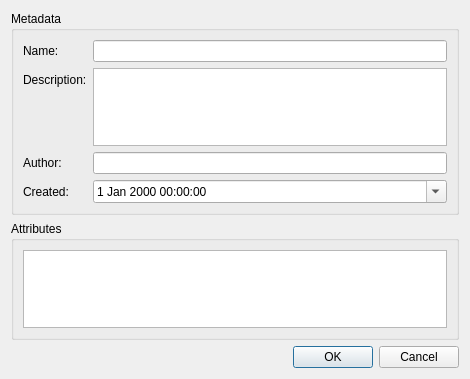
<?xml version="1.0" encoding="UTF-8"?>
<ui version="4.0">
 <class>ProjectPropertiesEditorDialog</class>
 <widget class="QDialog" name="ProjectPropertiesEditorDialog">
  <property name="geometry">
   <rect>
    <x>0</x>
    <y>0</y>
    <width>470</width>
    <height>379</height>
   </rect>
  </property>
  <property name="windowTitle">
   <string>Project Properties</string>
  </property>
  <layout class="QVBoxLayout" name="verticalLayout">
   <item>
    <widget class="QGroupBox" name="groupBox">
     <property name="title">
      <string>Metadata</string>
     </property>
     <layout class="QFormLayout" name="formLayout">
      <property name="fieldGrowthPolicy">
       <enum>QFormLayout::AllNonFixedFieldsGrow</enum>
      </property>
      <item row="0" column="0">
       <widget class="QLabel" name="label">
        <property name="text">
         <string>Name:</string>
        </property>
       </widget>
      </item>
      <item row="0" column="1">
       <widget class="QLineEdit" name="edtName"/>
      </item>
      <item row="1" column="0">
       <widget class="QLabel" name="label_2">
        <property name="text">
         <string>Description:</string>
        </property>
       </widget>
      </item>
      <item row="1" column="1">
       <widget class="QTextEdit" name="edtDescription"/>
      </item>
      <item row="2" column="0">
       <widget class="QLabel" name="label_3">
        <property name="text">
         <string>Author:</string>
        </property>
       </widget>
      </item>
      <item row="2" column="1">
       <widget class="QLineEdit" name="edtAuthor"/>
      </item>
      <item row="3" column="0">
       <widget class="QLabel" name="label_4">
        <property name="text">
         <string>Created:</string>
        </property>
       </widget>
      </item>
      <item row="3" column="1">
       <widget class="QDateTimeEdit" name="edtCreated">
        <property name="calendarPopup">
         <bool>true</bool>
        </property>
       </widget>
      </item>
     </layout>
    </widget>
   </item>
   <item>
    <widget class="QGroupBox" name="groupBox_2">
     <property name="title">
      <string>Attributes</string>
     </property>
     <layout class="QVBoxLayout" name="verticalLayout_2">
      <item>
       <widget class="QTableWidget" name="tblAttributes"/>
      </item>
     </layout>
    </widget>
   </item>
   <item>
    <widget class="QDialogButtonBox" name="buttonBox">
     <property name="orientation">
      <enum>Qt::Horizontal</enum>
     </property>
     <property name="standardButtons">
      <set>QDialogButtonBox::Cancel|QDialogButtonBox::Ok</set>
     </property>
    </widget>
   </item>
  </layout>
 </widget>
 <resources/>
 <connections>
  <connection>
   <sender>buttonBox</sender>
   <signal>accepted()</signal>
   <receiver>ProjectPropertiesEditorDialog</receiver>
   <slot>accept()</slot>
   <hints>
    <hint type="sourcelabel">
     <x>248</x>
     <y>254</y>
    </hint>
    <hint type="destinationlabel">
     <x>157</x>
     <y>274</y>
    </hint>
   </hints>
  </connection>
  <connection>
   <sender>buttonBox</sender>
   <signal>rejected()</signal>
   <receiver>ProjectPropertiesEditorDialog</receiver>
   <slot>reject()</slot>
   <hints>
    <hint type="sourcelabel">
     <x>316</x>
     <y>260</y>
    </hint>
    <hint type="destinationlabel">
     <x>286</x>
     <y>274</y>
    </hint>
   </hints>
  </connection>
 </connections>
</ui>
